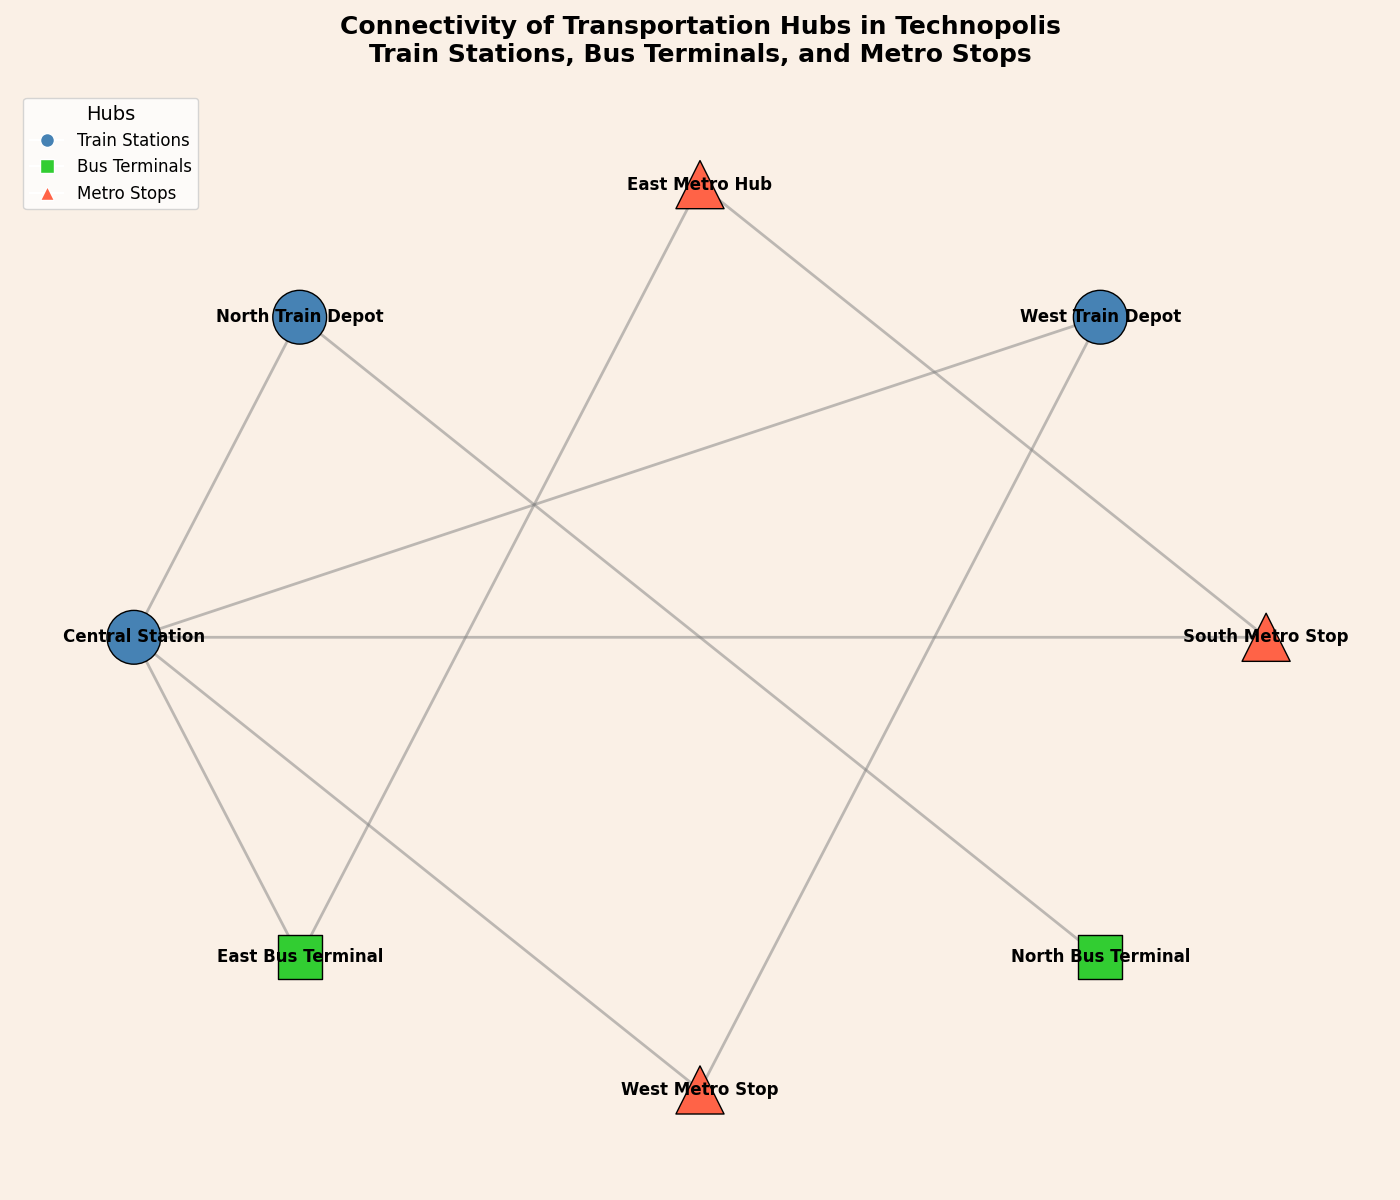

Write the Python code that produced this figure.
import matplotlib.pyplot as plt
import networkx as nx

hubs = {
    'Central Station': 'train',
    'East Bus Terminal': 'bus',
    'West Metro Stop': 'metro',
    'North Bus Terminal': 'bus',
    'South Metro Stop': 'metro',
    'West Train Depot': 'train',
    'East Metro Hub': 'metro',
    'North Train Depot': 'train',
}

connections = [
    ('Central Station', 'East Bus Terminal'),
    ('Central Station', 'West Metro Stop'),
    ('East Bus Terminal', 'East Metro Hub'),
    ('West Metro Stop', 'West Train Depot'),
    ('North Bus Terminal', 'North Train Depot'),
    ('South Metro Stop', 'Central Station'),
    ('West Train Depot', 'Central Station'),
    ('East Metro Hub', 'South Metro Stop'),
    ('North Train Depot', 'Central Station'),
]

G = nx.Graph()
G.add_nodes_from(hubs)
G.add_edges_from(connections)

pos = nx.shell_layout(G)

# Shuffled colors
colors = {'train': '#4682B4', 'bus': '#32CD32', 'metro': '#FF6347'}  # Changed colors
node_colors = [colors[hubs[node]] for node in G.nodes()]
node_shapes = {'train': 'o', 'bus': 's', 'metro': '^'}
node_sizes = {'train': 1500, 'bus': 1000, 'metro': 1200}

node_shape_map = {node: node_shapes[hubs[node]] for node in G.nodes()}

fig, ax = plt.subplots(figsize=(14, 12))
fig.patch.set_facecolor('linen')

for shape in set(node_shapes.values()):
    nx.draw_networkx_nodes(
        G, pos, ax=ax,
        node_size=[node_sizes[hubs[node]] for node in G.nodes() if node_shape_map[node] == shape],
        node_color=[node_colors[idx] for idx, node in enumerate(G.nodes()) if node_shape_map[node] == shape],
        nodelist=[node for node in G.nodes() if node_shape_map[node] == shape],
        node_shape=shape,
        edgecolors='black'
    )

nx.draw_networkx_edges(G, pos, width=2.0, alpha=0.5, edge_color='grey')
nx.draw_networkx_labels(G, pos, font_size=12, font_weight='bold')

ax.set_title(
    'Connectivity of Transportation Hubs in Technopolis\nTrain Stations, Bus Terminals, and Metro Stops',
    fontsize=18, fontweight='bold', ha='center', pad=20
)

ax.axis('off')

train_patch = plt.Line2D([0], [0], marker='o', color='w', markersize=10, markerfacecolor=colors['train'],  label='Train Stations')
bus_patch = plt.Line2D([0], [0], marker='s', color='w', markersize=10, markerfacecolor=colors['bus'],  label='Bus Terminals')
metro_patch = plt.Line2D([0], [0], marker='^', color='w', markersize=10, markerfacecolor=colors['metro'],  label='Metro Stops')
ax.legend(handles=[train_patch, bus_patch, metro_patch], loc='upper left', fontsize=12, title='Hubs', title_fontsize=14)

plt.tight_layout()
plt.show()
